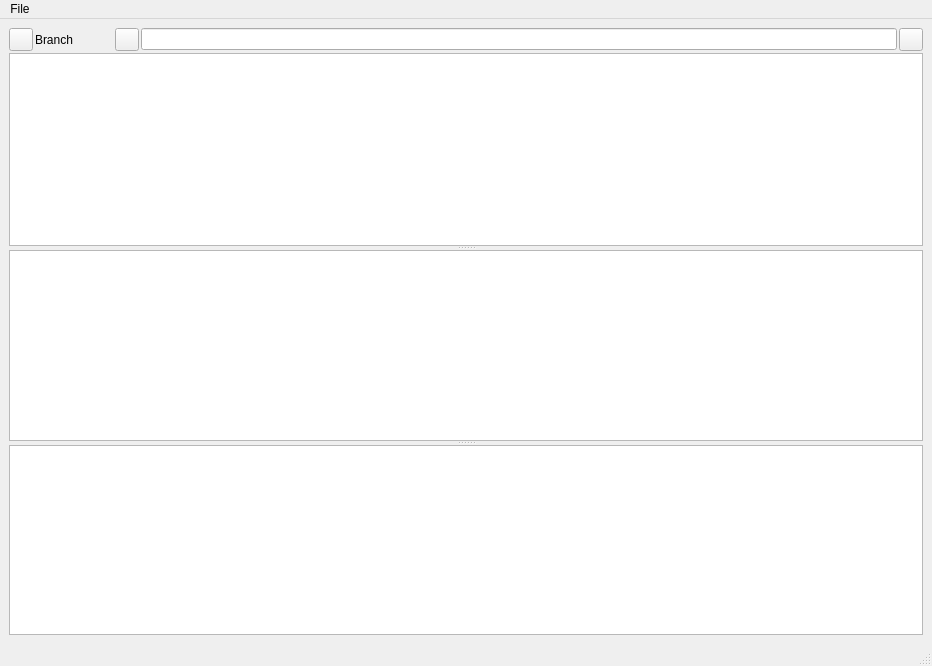
<?xml version="1.0" encoding="UTF-8"?>
<ui version="4.0">
 <class>CMainWindow</class>
 <widget class="QMainWindow" name="CMainWindow">
  <property name="geometry">
   <rect>
    <x>0</x>
    <y>0</y>
    <width>932</width>
    <height>666</height>
   </rect>
  </property>
  <property name="windowTitle">
   <string>quokkagit</string>
  </property>
  <property name="windowIcon">
   <iconset resource="../../resources/resources.qrc">
    <normaloff>:/git.png</normaloff>:/git.png</iconset>
  </property>
  <widget class="QWidget" name="centralwidget">
   <layout class="QGridLayout" name="gridLayout_2">
    <item row="0" column="0">
     <widget class="QSplitter" name="splitter_2">
      <property name="orientation">
       <enum>Qt::Vertical</enum>
      </property>
      <widget class="QWidget" name="widget" native="true">
       <layout class="QGridLayout" name="gridLayout">
        <property name="leftMargin">
         <number>0</number>
        </property>
        <property name="topMargin">
         <number>0</number>
        </property>
        <property name="rightMargin">
         <number>0</number>
        </property>
        <property name="bottomMargin">
         <number>0</number>
        </property>
        <property name="spacing">
         <number>2</number>
        </property>
        <item row="0" column="1">
         <widget class="QWidget" name="widget_2" native="true">
          <layout class="QGridLayout" name="gridLayout_3">
           <property name="leftMargin">
            <number>0</number>
           </property>
           <property name="topMargin">
            <number>0</number>
           </property>
           <property name="rightMargin">
            <number>0</number>
           </property>
           <property name="bottomMargin">
            <number>0</number>
           </property>
           <property name="spacing">
            <number>2</number>
           </property>
           <item row="0" column="3">
            <widget class="QLineEdit" name="searchLineEdit"/>
           </item>
           <item row="0" column="2">
            <widget class="QToolButton" name="searchOptionsToolButton">
             <property name="text">
              <string/>
             </property>
             <property name="icon">
              <iconset resource="../../resources/resources.qrc">
               <normaloff>:/search.png</normaloff>:/search.png</iconset>
             </property>
            </widget>
           </item>
           <item row="0" column="1">
            <spacer name="horizontalSpacer">
             <property name="orientation">
              <enum>Qt::Horizontal</enum>
             </property>
             <property name="sizeType">
              <enum>QSizePolicy::Maximum</enum>
             </property>
             <property name="sizeHint" stdset="0">
              <size>
               <width>40</width>
               <height>20</height>
              </size>
             </property>
            </spacer>
           </item>
           <item row="0" column="0">
            <widget class="QLabel" name="branchLabel">
             <property name="text">
              <string>Branch</string>
             </property>
            </widget>
           </item>
          </layout>
         </widget>
        </item>
        <item row="0" column="2">
         <widget class="QToolButton" name="tableViewToolButton">
          <property name="text">
           <string/>
          </property>
          <property name="icon">
           <iconset resource="../../resources/resources.qrc">
            <normaloff>:/table-properties.png</normaloff>:/table-properties.png</iconset>
          </property>
          <property name="popupMode">
           <enum>QToolButton::DelayedPopup</enum>
          </property>
         </widget>
        </item>
        <item row="1" column="0" colspan="3">
         <widget class="CTableWidget" name="logTableView">
          <property name="dragEnabled">
           <bool>true</bool>
          </property>
          <property name="dragDropMode">
           <enum>QAbstractItemView::InternalMove</enum>
          </property>
          <property name="defaultDropAction">
           <enum>Qt::MoveAction</enum>
          </property>
          <property name="alternatingRowColors">
           <bool>true</bool>
          </property>
          <property name="selectionMode">
           <enum>QAbstractItemView::SingleSelection</enum>
          </property>
          <property name="selectionBehavior">
           <enum>QAbstractItemView::SelectRows</enum>
          </property>
          <property name="showGrid">
           <bool>false</bool>
          </property>
          <property name="sortingEnabled">
           <bool>false</bool>
          </property>
          <property name="wordWrap">
           <bool>false</bool>
          </property>
          <attribute name="horizontalHeaderMinimumSectionSize">
           <number>10</number>
          </attribute>
          <attribute name="horizontalHeaderDefaultSectionSize">
           <number>300</number>
          </attribute>
          <attribute name="horizontalHeaderShowSortIndicator" stdset="0">
           <bool>false</bool>
          </attribute>
          <attribute name="horizontalHeaderStretchLastSection">
           <bool>true</bool>
          </attribute>
          <attribute name="verticalHeaderVisible">
           <bool>false</bool>
          </attribute>
          <attribute name="verticalHeaderMinimumSectionSize">
           <number>10</number>
          </attribute>
          <attribute name="verticalHeaderDefaultSectionSize">
           <number>21</number>
          </attribute>
          <attribute name="verticalHeaderShowSortIndicator" stdset="0">
           <bool>false</bool>
          </attribute>
         </widget>
        </item>
        <item row="0" column="0">
         <widget class="QToolButton" name="branchSelectionToolButton">
          <property name="text">
           <string/>
          </property>
          <property name="icon">
           <iconset resource="../../resources/resources.qrc">
            <normaloff>:/tree.png</normaloff>:/tree.png</iconset>
          </property>
         </widget>
        </item>
       </layout>
      </widget>
      <widget class="QSplitter" name="splitter">
       <property name="orientation">
        <enum>Qt::Vertical</enum>
       </property>
       <widget class="QTextEdit" name="pMessageTextEdit">
        <property name="readOnly">
         <bool>true</bool>
        </property>
       </widget>
       <widget class="CTableWidget" name="pFilesTableView">
        <property name="selectionMode">
         <enum>QAbstractItemView::SingleSelection</enum>
        </property>
        <property name="selectionBehavior">
         <enum>QAbstractItemView::SelectRows</enum>
        </property>
        <property name="showGrid">
         <bool>false</bool>
        </property>
        <property name="wordWrap">
         <bool>true</bool>
        </property>
        <attribute name="horizontalHeaderDefaultSectionSize">
         <number>400</number>
        </attribute>
        <attribute name="horizontalHeaderStretchLastSection">
         <bool>true</bool>
        </attribute>
        <attribute name="verticalHeaderVisible">
         <bool>false</bool>
        </attribute>
        <attribute name="verticalHeaderMinimumSectionSize">
         <number>20</number>
        </attribute>
        <attribute name="verticalHeaderDefaultSectionSize">
         <number>21</number>
        </attribute>
       </widget>
      </widget>
     </widget>
    </item>
   </layout>
  </widget>
  <widget class="QMenuBar" name="menubar">
   <property name="geometry">
    <rect>
     <x>0</x>
     <y>0</y>
     <width>932</width>
     <height>22</height>
    </rect>
   </property>
   <widget class="QMenu" name="menuFile">
    <property name="title">
     <string>File</string>
    </property>
    <widget class="QMenu" name="menuRecent">
     <property name="title">
      <string>Recent</string>
     </property>
    </widget>
    <addaction name="actionOpen_repository"/>
    <addaction name="menuRecent"/>
    <addaction name="actionSettings"/>
    <addaction name="actionOpen_log"/>
    <addaction name="actionQuit"/>
   </widget>
   <addaction name="menuFile"/>
  </widget>
  <widget class="QStatusBar" name="statusbar"/>
  <action name="actionQuit">
   <property name="icon">
    <iconset resource="../../resources/resources.qrc">
     <normaloff>:/quit.png</normaloff>:/quit.png</iconset>
   </property>
   <property name="text">
    <string>Quit</string>
   </property>
   <property name="shortcut">
    <string>Ctrl+Q</string>
   </property>
  </action>
  <action name="actionOpen_log">
   <property name="icon">
    <iconset resource="../../resources/resources.qrc">
     <normaloff>:/log.png</normaloff>:/log.png</iconset>
   </property>
   <property name="text">
    <string>Open log ...</string>
   </property>
  </action>
  <action name="actionSettings">
   <property name="icon">
    <iconset resource="../../resources/resources.qrc">
     <normaloff>:/settings.png</normaloff>:/settings.png</iconset>
   </property>
   <property name="text">
    <string>Settings ...</string>
   </property>
  </action>
  <action name="actionOpen_repository">
   <property name="icon">
    <iconset resource="../../resources/resources.qrc">
     <normaloff>:/repository.png</normaloff>:/repository.png</iconset>
   </property>
   <property name="text">
    <string>Open repository ...</string>
   </property>
  </action>
  <action name="actionLastEntry">
   <property name="text">
    <string>LastEntry</string>
   </property>
  </action>
 </widget>
 <customwidgets>
  <customwidget>
   <class>CTableWidget</class>
   <extends>QTableView</extends>
   <header>src/widgets/tablewidget.h</header>
  </customwidget>
 </customwidgets>
 <tabstops>
  <tabstop>logTableView</tabstop>
  <tabstop>pMessageTextEdit</tabstop>
  <tabstop>pFilesTableView</tabstop>
  <tabstop>searchLineEdit</tabstop>
  <tabstop>searchOptionsToolButton</tabstop>
  <tabstop>branchSelectionToolButton</tabstop>
  <tabstop>tableViewToolButton</tabstop>
 </tabstops>
 <resources>
  <include location="../../resources/resources.qrc"/>
 </resources>
 <connections>
  <connection>
   <sender>actionQuit</sender>
   <signal>triggered()</signal>
   <receiver>CMainWindow</receiver>
   <slot>close()</slot>
   <hints>
    <hint type="sourcelabel">
     <x>-1</x>
     <y>-1</y>
    </hint>
    <hint type="destinationlabel">
     <x>399</x>
     <y>299</y>
    </hint>
   </hints>
  </connection>
 </connections>
</ui>
